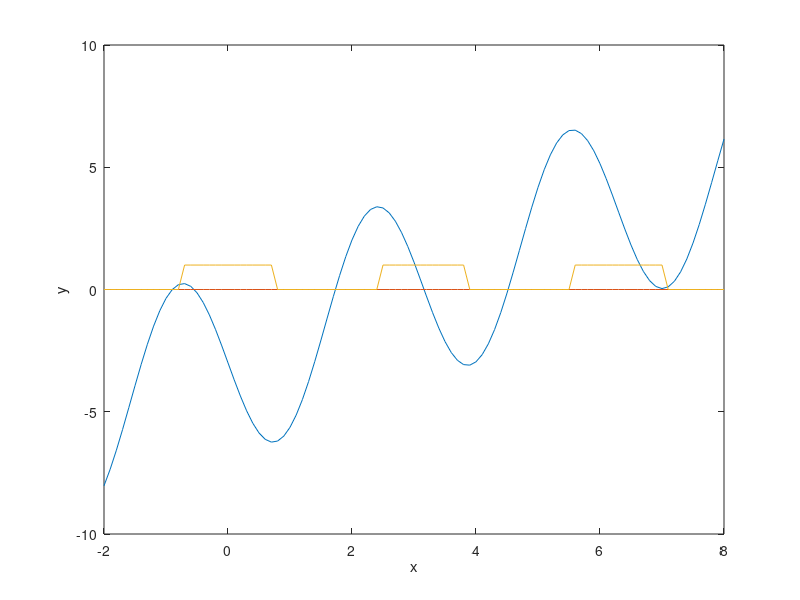

Write the MATLAB code that produced this figure.
clear all
close all
clc
format long

%Gör en graf av ekvationen
x = [-2:0.1:8];
y = x-4*sin(2*x)-3;
y0 = zeros([1 length(x)]); % x-axel
plot(x,y)
hold on
plot(x,y0)
xlabel('x')
ylabel('y')
hold on
%Man kan läsa från grafen att det finns 5 rötter


%Fixpunktiterationen som ges är xn+1 = -sin(2*xn)+(5/4)*xn-3/4
%Dens derivata är -2cos(2xn)+5/4, konvergenskrav är att derivatans
%absolutbelopp är mindre än ett i en omgivning av roten. 

yPrim = -2*cos(2*x)+5/4;
Y = yPrim<1 & -1<yPrim; % etta när den konvergerar
plot(x,Y)
hold on

%Man kan finna en rot med denna metod om den ligger i ett intervall där
%Y=1. Den kommer därmed inte hitta 3 av rötterna. Den hittar rötterna
%x ~~ 3,16 och -0,54


xStartFix = [0 3]; %startvärden
iterFix = [0 0]; % antalet iterationer
for nr=1:2
    i=1;
    x = xStartFix(1,nr);
    dx = 1; 
  while abs(dx) > 1e-11 %10 korrekta siffror
  xold = x ;
  x = -sin(2*x)+(5/4)*x-3/4 ;
  dx = x-xold;
  xFix(i,nr)= xold;
  dxFix(i,nr)= dx;
  iterFix(nr) = iterFix(nr) +1;
  i = i+1;
  end
  
end


%Newton-Raphsson
%Alla rötter kan hittas med Newtons metod
xStartN = [-1 0 2 3 5]; 
iterN = zeros(1,5); 

for nr=1:5
    x = xStartN(1,nr);
    i = 1;
    dx=1;
while abs(dx/x) > 1e-11
   
   f = x-4*sin(2*x)-3;
   fp = 1-8*cos(2*x);
   dx = -f/fp;
   xNewton(i,nr)=x;
   dxNewton(i,nr)=dx;
   i = i+1;
   x = x + dx;
   iterN(nr) = iterN(nr) +1; 

end

end

for z=1:2   
    k = find(xNewton(:,z),1,'last'); %sista nollskilda elementet
    for n=1:k
        eN(n,z) = abs(xNewton(k,z)-xNewton(n,z));
    end
    for n=2:length(eN)
        eKvotN(n,z) = abs(eN(n,z)/eN(n-1,z));
    end
    for n=3:length(eN)
        xKvotN(n,z) = abs((xNewton(n,z)-xNewton(n-1,z))/(xNewton(n-1,z)-xNewton(n-2,z)));
    end
   disp('   x                   dx                  abs(e)              abs(e(i)/e(i-1))   abs((x(i)-x(i-1))/(x(i-1)-x(i-2))')
   tabellN = [xNewton(1:k,z), dxNewton(1:k,z), eN(1:k,z),eKvotN(1:k,z),xKvotN(1:k,z) ];
   disp(tabellN)
   disp('Antalet iterationer för ovanstående rot (Newton):')
   disp(iterN(z))
end


for z =1:2
    k = find(xFix(:,z),1,'last');
    for n=1:k
        eF(n,z) = abs(xFix(k,z)-xFix(n,z));
    end
    for n=2:k
        eKvotF(n,z) = abs(eF(n,z)/eF(n-1,z));
    end
    for n=3:k
        xKvotF(n,z) = abs((xFix(n,z)-xFix(n-1,z))/(xFix(n-1,z)-xFix(n-2,z)));
    end
    disp('   x                   dx                  abs(e)              abs(e(i)/e(i-1))   abs((x(i)-x(i-1))/(x(i-1)-x(i-2))')
   tabellF = [xFix(1:k,z), dxFix(1:k,z),eF(1:k,z),eKvotF(1:k,z),xKvotF(1:k,z)]; 
   disp(tabellF)
   disp('Antalet iterationer för ovanstående rot(Fixpunkt):')
   disp(iterFix(z))
end



% % % Konvergenskonstant K vid kvadratisk konvergens ges av
% % % K = abs(f''(r)/2f'(r)) där r är roten. Detta gäller för Newtons metod
% % 
%  r1 = xNewton(end-1,1);
%  K1 = abs((16*sin(2*r1))/(2*(1-8*cos(2*r1))))
%  r2 = xNewton(end,2);
%  K2 = abs((16*sin(2*r2))/(2*(1-8*cos(2*r2))))
% % 
% % % Fixpunktsmetoden har linjär konvergens
% % % C = abs(G'(r)) Där G(x) är fixpunktsiterationen och r är roten
% % 
%   C2 = abs(-2*cos(2*r2)+5/4)
%   r3 = xFix(end,2);
%   C3 = abs(-2*cos(2*r3)+5/4)
